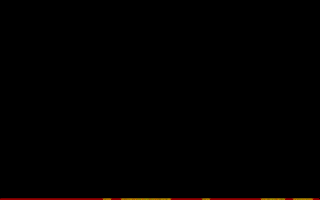
Frame 1 (no input)
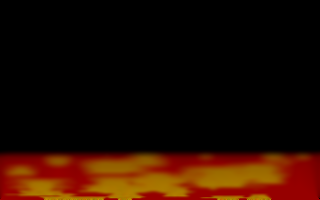
Frame 60 (the mouse pressed at the canvas centre just before this capture)
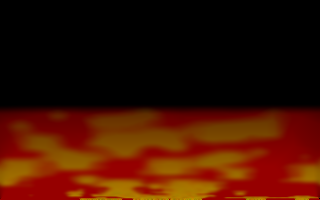
Frame 120 (the mouse held since frame 60 and released just before this capture)

The Processing sketch that drew these frames (run headless with seeded random() and noise(); from frame 60 on, the mouse is pressed at the canvas centre):

// Processing sketch: processing_8025
// ── processing_8025.pde

float noy;
int c=5;
int [] center=new int [c];
int [] csize=new int [c];
int [] cnow=new int [c];
int r,g,b;

void addpixel(int p) {
  r+=(p>>16)&0xff;
  g+=(p>>8)&0xff;
  b+=p&0xff;
}

color getpixel(int div) {
  return color(r/div,g/div,b/div);
}

void setup() {
  size(320,200);
  int i;
  loadPixels();
  for (i=0;i<64000;i++) {
    pixels[i]=0;
  }
  updatePixels();
  for (i=0;i<c;i++) {
    newcenter(i);
  }
}

void newcenter(int i) {
  center[i]=int(random(319));
  csize[i]=int(random(30))+1;
  cnow[i]=1;
}

void draw() {
  int i,j,offs=0,l;
  loadPixels();
  /*for (j=0;j<5;j++) {
    offs=int(random(318));
    l=int(random(319-offs));
    l=constrain(l,1,50);
    offs+=199*320;
    r=int(random(50)+200);
    g=int(random(r/2));
    for (i=0;i<l;i++) {
      pixels[offs++]=color(r,g,0);
    }
  }*/
  /*offs=199*320;
  for (i=0;i<320;i++) {
    r=int(512*noise(float(i)/25,noy));
    r=constrain(r,100,255);
    pixels[offs++]=color(r,int(random(r/4)),0);
  }
  noy+=0.2;*/
  offs=199*320;
  for (i=0;i<320;i++) {
    r=int(64*noise(float(i)/25,noy));
    r=constrain(r,150,200);
    g=int(random(r/4));
    pixels[offs++]=color(r,0,0);
  }
  noy+=0.2;
  offs=199*320;
  for (i=0;i<5;i++) {
    //int rad=int(csize[i]*sin(float(cnow[i])/float(csize[i])*PI/2));
    int rad=csize[i]+int(random(-csize[i]/1.5,csize[i]/1.5));
    int startx=constrain(center[i]-rad,0,320);
    int endx=constrain(center[i]+rad,0,320);
    for (j=startx;j<endx;j++) {
      pixels[offs+j]=color(int(random(150,200)),int(random(100,150)),0);
    }
    cnow[i]++;
    if (cnow[i]>csize[i]) {
      newcenter(i);
    }
  }
/*  offs++;
  for (i=0;i<318;i++) {
    r=g=b=0;
    addpixel(pixels[offs-1]);
    addpixel(pixels[offs]);
    addpixel(pixels[offs+1]);
    pixels[offs++]=getpixel(3);
  }*/
  offs=0;
  for (i=0;i<199;i++) {
    l=320;
    if (i==198) {
      l=319;
    }  
    for (j=0;j<l;j++) {
      r=g=b=0;
      addpixel(pixels[offs]);
      addpixel(pixels[offs+320]);
      addpixel(pixels[offs+319]);
      addpixel(pixels[offs+321]);
      pixels[offs]=color(r>>2,g>>2,b>>2);
      //pixels[offs]=getpixel(4);
      offs++;
    }
  }
  updatePixels();
}
